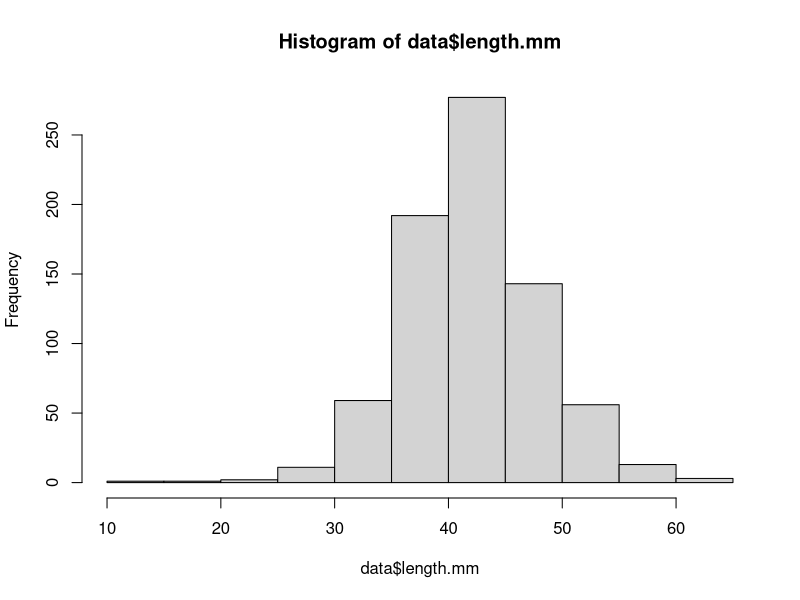
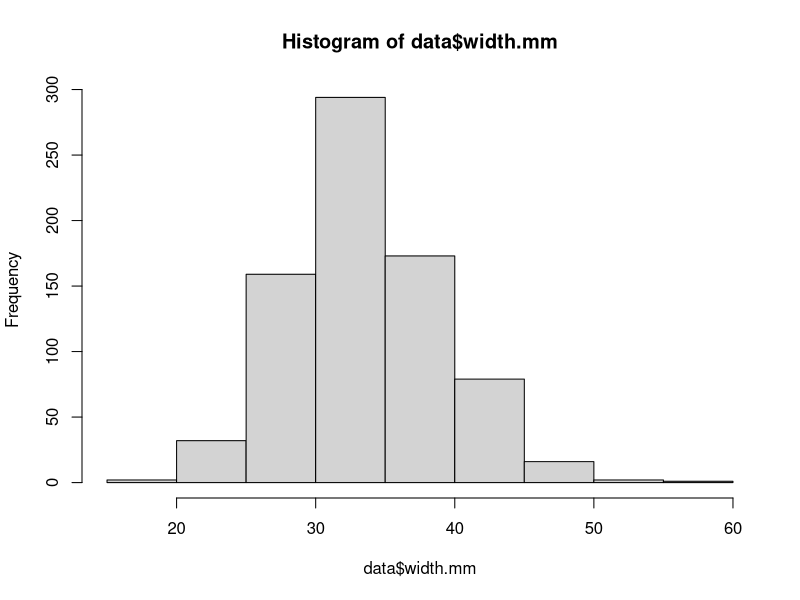
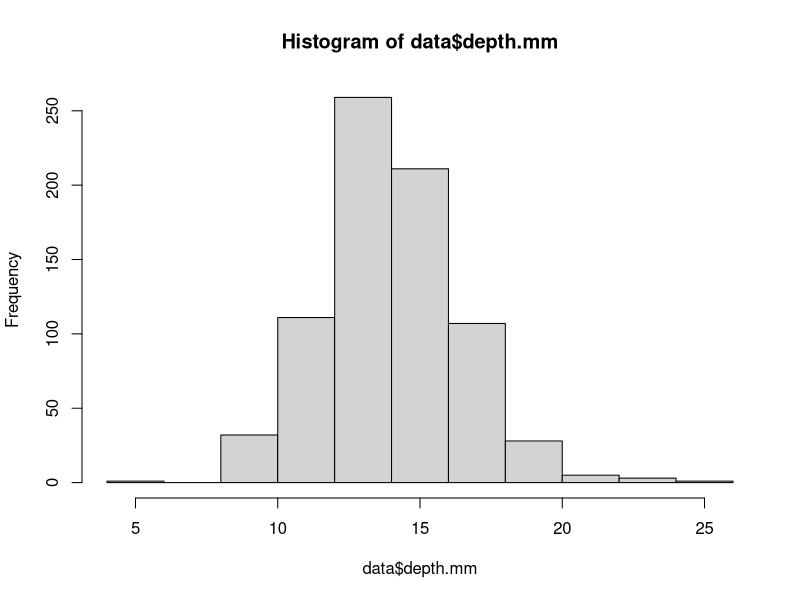
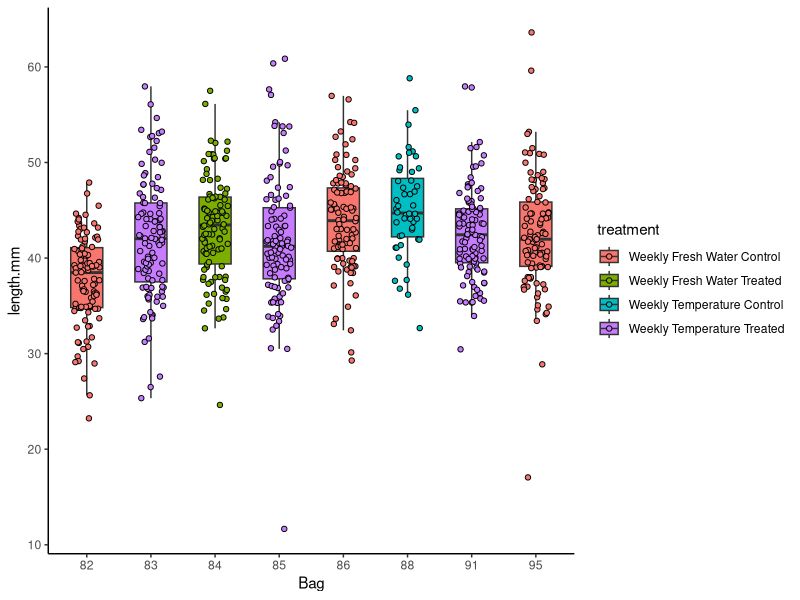
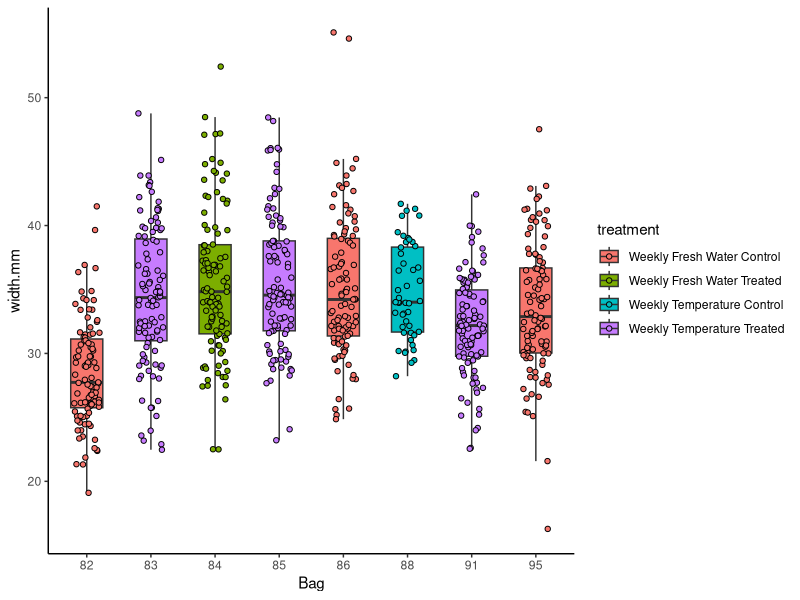
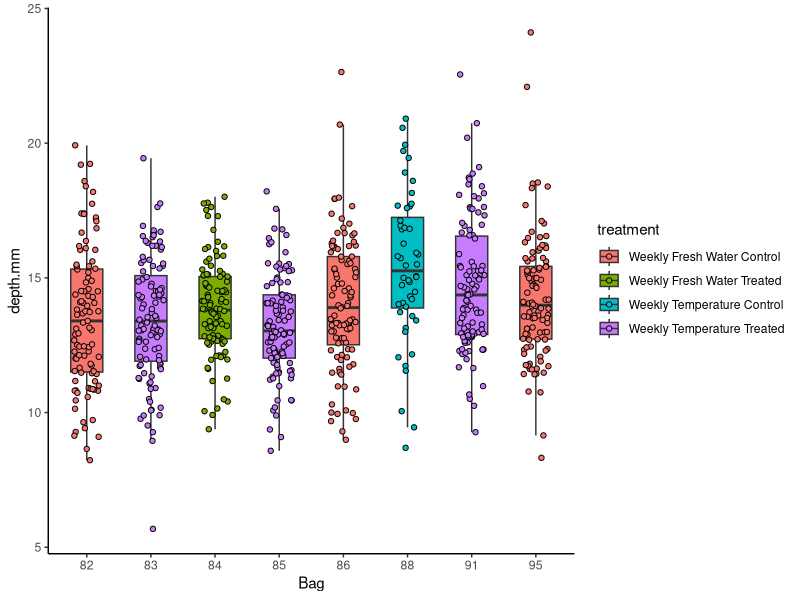
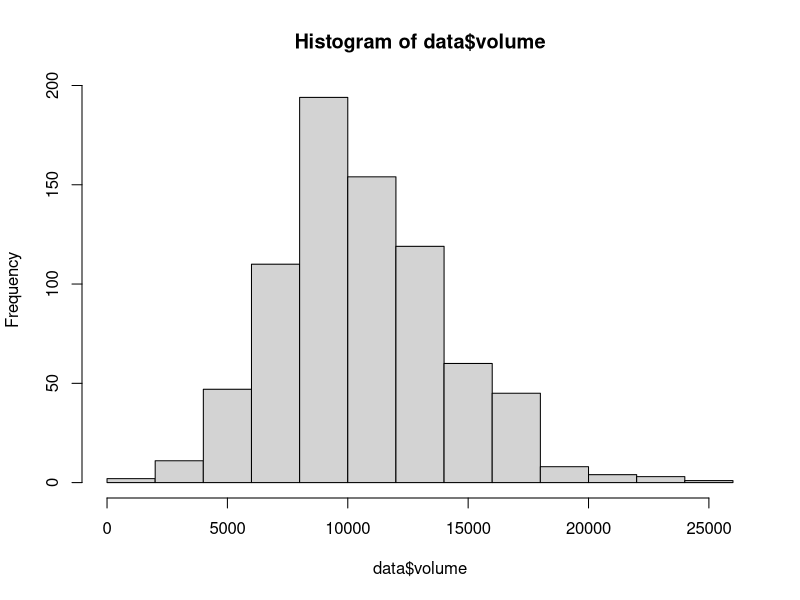
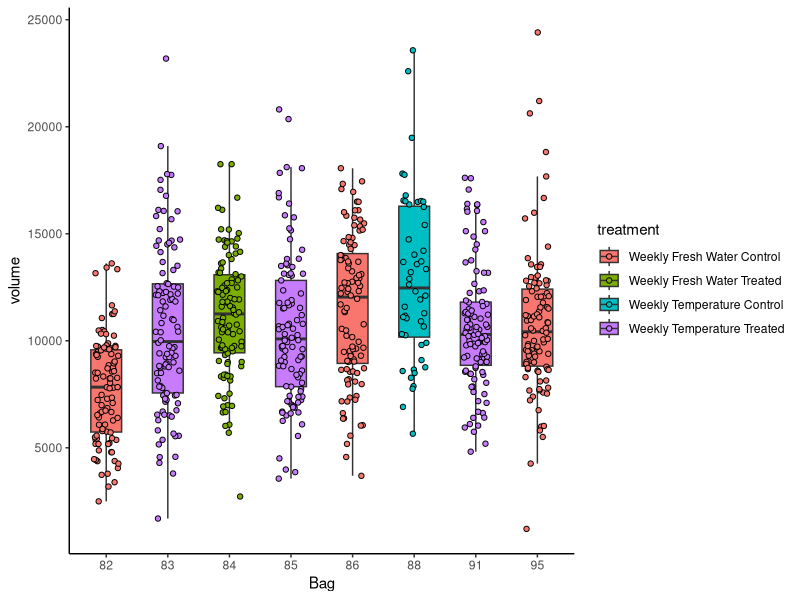

Here is the R script that generated these plots, in order:
## ---- chunk 1
knitr::opts_chunk$set(echo = TRUE, warning = FALSE, message = FALSE)
## ---- chunk 2
if ("tidyverse" %in% rownames(installed.packages()) == 'FALSE') install.packages('tidyverse') 
if ("ggplot2" %in% rownames(installed.packages()) == 'FALSE') install.packages('ggplot2') 

library("ggplot2")
library("tidyverse")
## ---- chunk 3
data<-read_csv(file="data/outplanting/GoosePoint/growth_GoosePoint.csv")
## ---- chunk 4
data$field_cattle_tag<-factor(data$field_cattle_tag)
## ---- chunk 5
data$dead[is.na(data$dead)] <- 0
data$stuck[is.na(data$stuck)] <- 0
## ---- chunk 6
metadata<-read_csv(file="data/outplanting/GoosePoint/bag_list_GoosePoint.csv")
metadata$field_cattle_tag<-factor(metadata$field_cattle_tag)

data$treatment<-metadata$treatment[match(data$field_cattle_tag, metadata$field_cattle_tag)]
## ---- chunk 7
hist(data$length.mm)
hist(data$width.mm)
hist(data$depth.mm)
## ---- chunk 8
plot1<-data%>%
  ggplot(aes(x=field_cattle_tag, y=length.mm, fill = treatment)) +
  geom_boxplot(width=.5, outlier.shape= NA, position = position_dodge(width = 0.4)) +
  geom_point(pch = 21, position=position_jitterdodge(dodge.width=0.4)) +
  xlab("Bag") + 
  theme_classic(); plot1
## ---- chunk 9
plot2<-data%>%
  ggplot(aes(x=field_cattle_tag, y=width.mm, fill = treatment)) +
  geom_boxplot(width=.5, outlier.shape= NA, position = position_dodge(width = 0.4)) +
  geom_point(pch = 21, position=position_jitterdodge(dodge.width=0.4)) +
  xlab("Bag") + 
  theme_classic(); plot2
## ---- chunk 10
plot3<-data%>%
  ggplot(aes(x=field_cattle_tag, y=depth.mm, fill = treatment)) +
  geom_boxplot(width=.5, outlier.shape= NA, position = position_dodge(width = 0.4)) +
  geom_point(pch = 21, position=position_jitterdodge(dodge.width=0.4)) +
  xlab("Bag") + 
  theme_classic(); plot3
## ---- chunk 11
data$volume <- (4/3) * pi * (data$length.mm/2) * (data$width.mm/2) * (data$depth.mm/2)
## ---- chunk 12
hist(data$volume)
## ---- chunk 13
plot4<-data%>%
  ggplot(aes(x=field_cattle_tag, y=volume, fill = treatment)) +
  geom_boxplot(width=.5, outlier.shape= NA, position = position_dodge(width = 0.4)) +
  geom_point(pch = 21, position=position_jitterdodge(dodge.width=0.4)) +
  xlab("Bag") + 
  theme_classic(); plot4
## ---- chunk 14
plot5<-data%>%
  ggplot(aes(x=treatment, y=volume, fill = treatment)) +
  geom_boxplot(width=.5, outlier.shape= NA, position = position_dodge(width = 0.4)) +
  geom_point(pch = 21, position=position_jitterdodge(dodge.width=0.4)) +
  xlab("Treatment") + 
  theme_classic() + 
  theme(axis.text.x=element_text(angle=45, vjust=1, hjust=1)); plot5
## ---- chunk 15
plot6<-data%>%
  group_by(field_cattle_tag, treatment)%>%
  summarise(mean=mean(volume, na.rm=TRUE), se=sd(volume, na.rm=TRUE)/sqrt(length(volume)))%>%
  
  ggplot(aes(x=field_cattle_tag, y=mean, fill = treatment)) +
  geom_point(pch = 21) +
  geom_errorbar(aes(ymin=mean-se, ymax=mean+se), width=0)+
  xlab("Bag") + 
  ylab("Volume")+
  ylim(5000, 15000)+
  theme_classic() + 
  theme(axis.text.x=element_text(angle=45, vjust=1, hjust=1)); plot6
## ---- chunk 16
plot7<-data%>%
  group_by(treatment)%>%
  summarise(mean=mean(volume, na.rm=TRUE), se=sd(volume, na.rm=TRUE)/sqrt(length(volume)))%>%
  
  ggplot(aes(x=treatment, y=mean, fill = treatment)) +
  geom_point(pch = 21) +
  geom_errorbar(aes(ymin=mean-se, ymax=mean+se), width=0)+
  xlab("Treatment") + 
  ylab("Volume")+
  ylim(5000, 15000)+
  theme_classic() + 
  theme(axis.text.x=element_text(angle=45, vjust=1, hjust=1)); plot7
## ---- chunk 17
plot8<-data%>%
  ggplot(aes(x=treatment, y=volume, fill = treatment)) +
  geom_violin()+
  xlab("Treatment") + 
  ylab("Volume")+
  #ylim(5000, 15000)+
  theme_classic() + 
  theme(axis.text.x=element_text(angle=45, vjust=1, hjust=1)); plot8
## ---- chunk 18
plot9<-data%>%
  ggplot(aes(x=field_cattle_tag, y=volume, fill = treatment)) +
  geom_violin()+
  xlab("Bag") + 
  ylab("Volume")+
  #ylim(5000, 15000)+
  theme_classic() + 
  theme(axis.text.x=element_text(angle=45, vjust=1, hjust=1)); plot9
